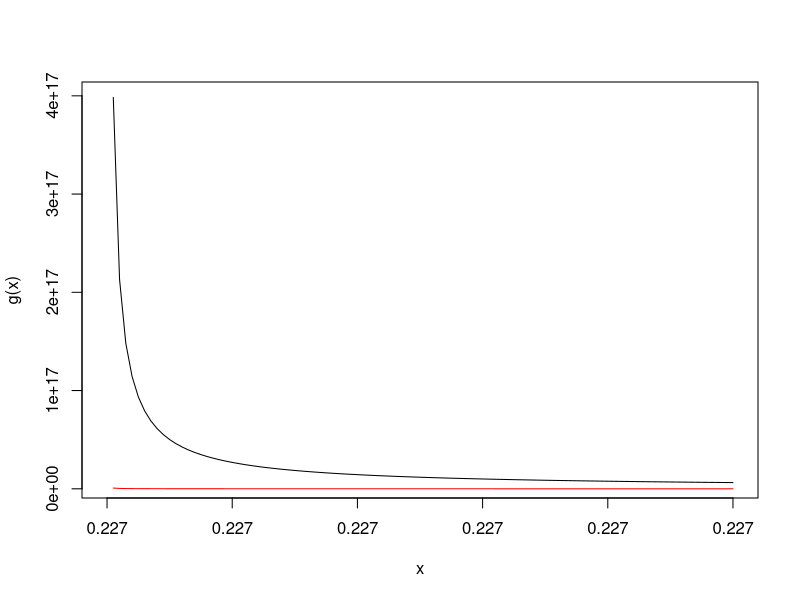

Reproduce this figure in R. (Note: this script raises an error after producing the figure.)

# Check http://www.sosmath.com/calculus/improper/testconv/testconv.html
options(digits=20)
library("pracma")

# Scenario 2, family ESS
gswf <- Vectorize(function(w, wL=0.227,
                  a=1.6, nZ=0.5, p=43200, l=1.8e-5, LAI=1,
                  h=l*a*LAI/nZ*p, VPD=0.02, h2=l*LAI/nZ*p/1000,
                  pe=-1.58*10^-3, b=4.38, kxmax=5, c=9.53, d=1.28){
  pxmin <- pe*wL^(-b)
  kxmin <- kxmax*exp(-(-pxmin/d)^c)
  ps <- pe*w^(-b)
  res <- (ps-pxmin)*h2*kxmin/(h*VPD)
  return(res)
})
# Chapter 1
#gswf <- function(w)0.008680221*(w-0.2)^0.397299129
Ewf <- function(w, a=1.6, nZ=0.5, p=43200, l=1.8e-5, LAI=1, h=l*a*LAI/nZ*p, VPD=0.02)h*VPD*gswf(w)

f <- function(w)1/Ewf(w)
g <- function(w)1/(1e-5*(w-0.227)^0.9)

curve(g, 0.227, 0.227+1e-12)
curve(f, 0.227, 0.227+1e-12, add=T, col="red")

integrate(g, 0.227, 0.227+1e-5, rel.tol=.Machine$double.eps^0.25)
integrate(f, 0.227, 0.227+1e-5, rel.tol=.Machine$double.eps^0.03)
quadinf(f, 0.227, 1)
